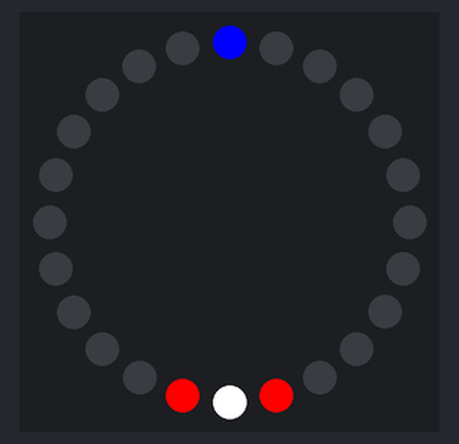
This program was run on a simulated ESP32 board running MicroPython. On the bench: 24 RGB LEDs in a ring, first at the top, clockwise.

Above: at 0.15 s.
At 4.66 s:
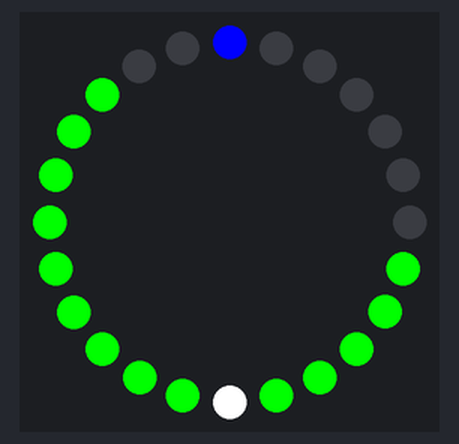
At 10.35 s:
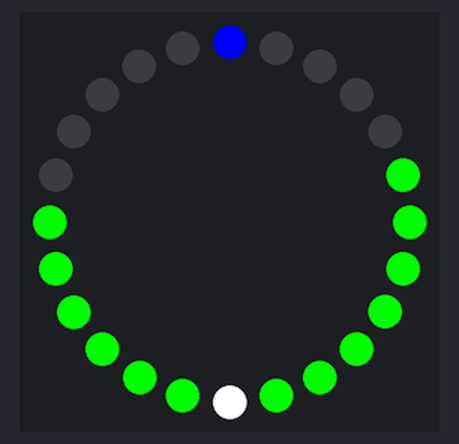
At 19.62 s:
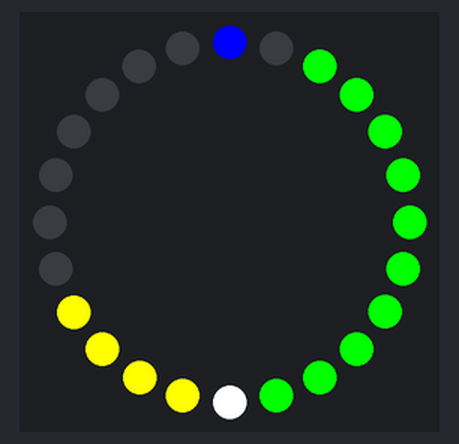
At 39.05 s:
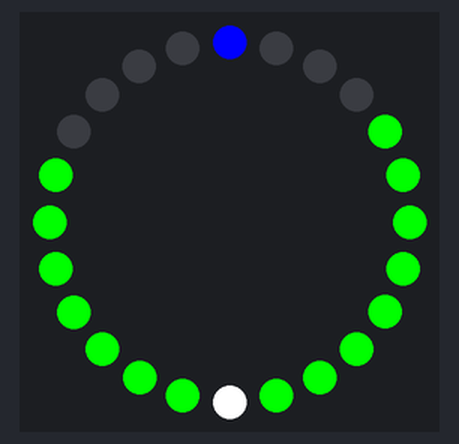

The program:

neogauge.py
```python
# Create two gauges that sets gauge based on
# percent (0-100) input
from machine import Pin
from neopixel import NeoPixel
import time

class neoGauge:
    def __init__(self,dataPin=15, size=24):

        self.ringSize=size
        self.pixels = NeoPixel(Pin(dataPin), self.ringSize)
        self.right = 0
        self.left = 0

    def gaugeTwo(self, left,right):
        self.left=left
        self.rigt=right
        self.gaugeSide(left,0)
        self.gaugeSide(right,1)
        self.pixels.write()

    def gaugeSide(self, percent, side):
        sideRingSize=int(self.ringSize/2)-1
        l0=sideRingSize+2
        r0=sideRingSize
        self.pixels[0]=(0,0,255)
        self.pixels[sideRingSize+1]=(255,255,255)

        pixelOn=int(percent*sideRingSize/100)
        if percent < 10:
            color=(255,0,0)
        elif percent < 33:
            color=(255,255,0)
        else:
            color=(0,255,0)

        for i in range(sideRingSize):
            pixIndex=r0-i if side else i+l0
            if i<=pixelOn:
                self.pixels[pixIndex]=color
            else:
                self.pixels[pixIndex]=(0,0,0)

#Simple example showing how it works
if __name__ == "__main__":
    # Ring Size 24 is OD=72mm
    # Data pin 15,no clock pin used
    gauge=neoGauge(2,24)
    while True:
        for p in range(101):
            gauge.gaugeTwo(p,(3*p)%100)
            time.sleep(0.01)
```
